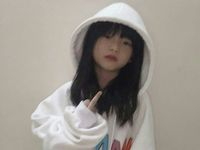
#> input picture Pertemuan 4/EEDAN.jpg, 200 x 150 px
$ python affine.py
#> lines starting #> are read from the running program, lines starting #| are printed output that depends on the picture
import cv2
import numpy as np

# Membaca gambar
image = cv2.imread("EEDAN.jpg")
#> image is the input picture: shape (150, 200, 3); mean B, G, R 141.9, 149.5, 155.1

# Mendapatkan dimensi gambar (tinggi dan lebar)
h, w = image.shape[:2]
#> h = 150; w = 200

# Membuat matriks transformasi affine
M_affine = np.float32([[1, 0, 100], [0, 1, 50]])

# Melakukan transformasi affine
affine_transformed_image = cv2.warpAffine(image, M_affine, (w, h))
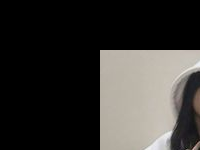
#> affine_transformed_image: shape (150, 200, 3); mean B, G, R 50.2, 53, 54.9

# Menyimpan atau menampilkan gambar hasil
cv2.imshow("Affine Transform", affine_transformed_image)
cv2.waitKey(0)
cv2.destroyAllWindows()
